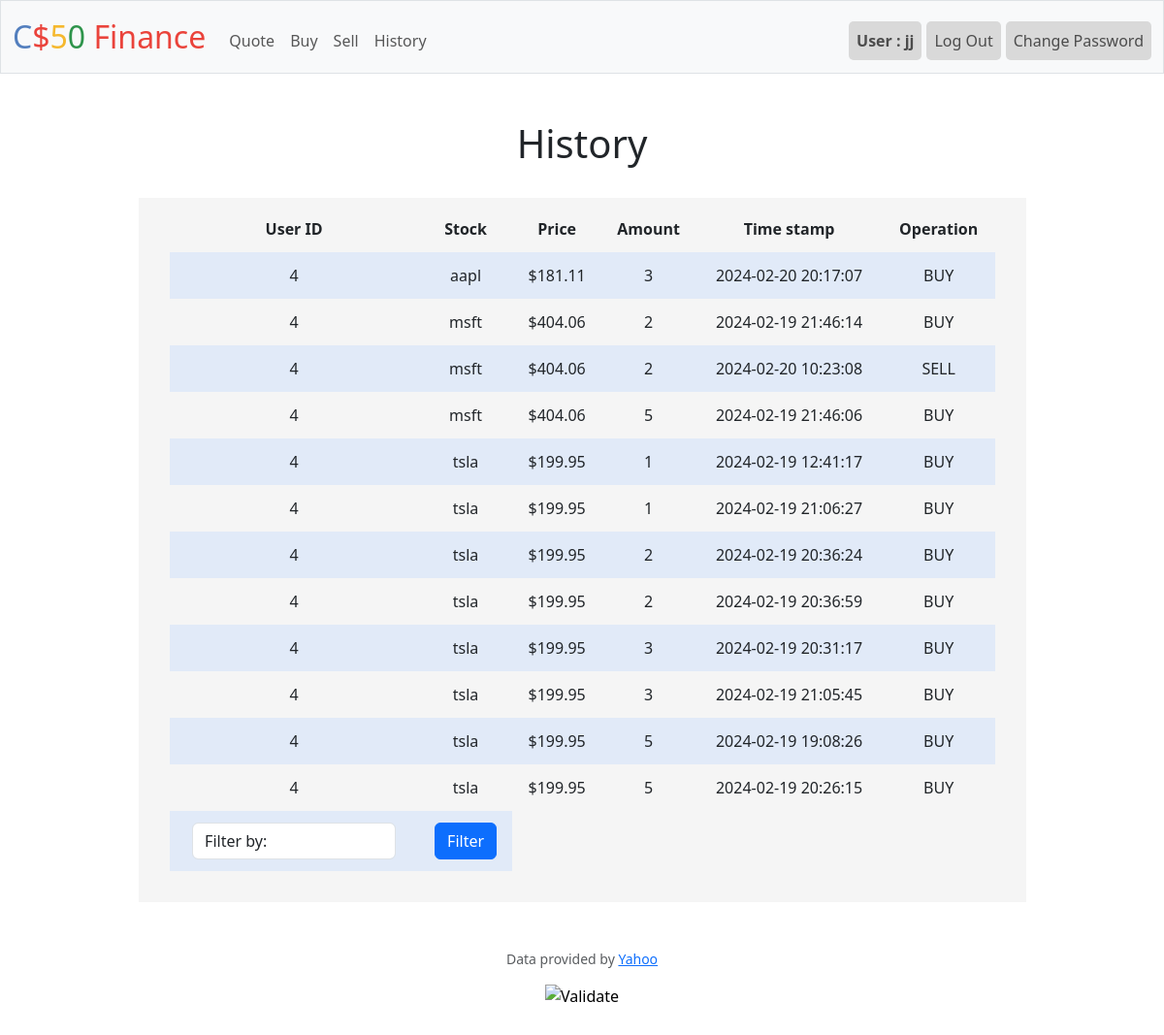
Screenshot of /history (signed in) with the database file from the repository.
### tables this page shows
CREATE TABLE buy(user_id integer not null, symbol text not null, price numeric not null, amount integer not null,timestamp datetime default current_timestamp, operation text default BUY);

### app.py (the view)
@app.route("/history")
@login_required
def history():
    union = db.execute("select * from buy where user_id = ? union select * from sell where user_id = ?",session["user_id"],session["user_id"])
    return render_template("history.html",union=union)

### app.py (called while the page is built)
@app.after_request
def after_request(response):
    response.headers["Cache-Control"] = "no-cache, no-store, must-revalidate"
    response.headers["Expires"] = 0
    response.headers["Pragma"] = "no-cache"
    return response

### helpers.py (called while the page is built)
def login_required(f):
    @wraps(f)
    def decorated_function(*args, **kwargs):
        if session.get("user_id") is None:
            return redirect("/login")
        return f(*args, **kwargs)
    return decorated_function

def usd(value):
    return f"${value:,.2f}"

### templates/history.html (shortened to what this page needs)
{% extends "layout.html" %}
{% block main %}
<h1>History</h1><br>
<div class="container">
<div class="section">
    <table>
        <thead>
            <tr>
                <th>User ID</th>
                <th>Stock</th>
                <th>Price</th>
                <th>Amount</th>
                <th>Time stamp</th>
                <th>Operation</th>
            </tr>
        </thead>
        <tbody>
            {% for stock in union %}
            <tr >
                <td>{{stock["user_id"]}}</td>
                <td>
                    {{ stock["symbol"] }}
                </td>
                <td>
                    {{ stock["price"] | usd}}
                </td>
                <td>
                    {{stock["amount"] }}
                </td>
                <td>
                    {{stock["timestamp"]}}
                </td>
                <td>
                    {{stock["operation"]}}
                </td>
                </tr>
            {% endfor %}
            <tr>
                <form action="/filter" method="post">
                        <td><select class="form-control mx-auto " name="symbol" style="width:210px" >
                            <option selected disabled value="">Filter by:</option>
                        </select></td>
                    <td>
                    <button class="btn btn-primary" type="submit">Filter</button>
                </td>
                </form>
            </tr>
        </tbody>
    </table>
</div>
</div>
{% endblock %}

### templates/layout.html (shortened to what this page needs)
<!DOCTYPE html>
<html lang="en">
    <head>
        <link href="https://cdn.jsdelivr.net/npm/bootstrap@5.3.2/dist/css/bootstrap.min.css" rel="stylesheet">
        <link href="/static/styles.css" rel="stylesheet">
    </head>
    <body>
        <nav class="bg-light border navbar navbar-expand-md navbar-light">
            <div class="container-fluid">
                <a class="navbar-brand" href="/"><span class="blue">C</span><span class="red">$</span><span class="yellow">5</span><span class="green">0</span> <span class="red">Finance</span></a>
                <div class="collapse navbar-collapse" id="navbar">
                    {% if session["user_id"] %}
                        <ul class="navbar-nav me-auto mt-2">
                            <li class="nav-item"><a class="nav-link" href="/quote">Quote</a></li>
                            <li class="nav-item"><a class="nav-link" href="/buy">Buy</a></li>
                            <li class="nav-item"><a class="nav-link" href="/sell">Sell</a></li>
                            <li class="nav-item"><a class="nav-link" href="/history">History</a></li>
                        </ul>
                        <ul class="navbar-nav ms-auto mt-2">
                            <b><li class="nav-item it"><a class="nav-link" href="#">User : {{session["user_name"]}}</a></li></b>
                            <li class="nav-item it"><a class="nav-link" href="/logout">Log Out</a></li>
                            <li class="nav-item it"><a class="nav-link" href="/changePassword">Change Password</a></li>
                        </ul>
                    {% else %}
                        <ul class="navbar-nav ms-auto mt-2">
                            <li class="nav-item"><a class="nav-link" href="/register">Register</a></li>
                            <li class="nav-item"><a class="nav-link" href="/login">Log In</a></li>
                        </ul>
                    {% endif %}
                </div>
            </div>
        </nav>
        <main class="container py-5 text-center">
            {% block main %}{% endblock %}
        </main>
        <footer class="mb-5">
            <p class="mb-3 small text-center text-muted">
                Data provided by <a href="https://finance.yahoo.com/">Yahoo</a>
            </p>
            <form action="https://validator.w3.org/check" class="text-center" enctype="multipart/form-data" method="post" target="_blank">
                <input alt="Validate" src="/static/I_heart_validator.png" type="image">
            </form>
        </footer>
    </body>
</html>

### static/styles.css (style rules this page uses)
nav .navbar-brand { font-size: xx-large; }
.it { background-color: #d9d9d9; margin-left:5px; color:black; border-radius:5px; }
nav .navbar-brand .blue { color: #537fbe; }
nav .navbar-brand .red { color: #ea433b; }
nav .navbar-brand .yellow { color: #f5b82e; }
nav .navbar-brand .green { color: #2e944b; }
.container { margin-left: auto; margin-right: auto; padding-left: 15px; padding-right: 15px; text-align: center; width: 90%; }
.section { padding-bottom: 1rem; padding-left: 2rem; padding-right: 2rem; padding-top: 0.5rem; background-color: #f5f5f5; }
table { background-color: transparent; margin-bottom: 1rem; width: 100%; }
table th, table td { padding: 0.75rem; vertical-align: middle; }
tbody tr:nth-of-type(odd) { background-color: rgb(179, 208, 255, 0.3) }

### rows the page displays
buy: user_id "4", symbol "aapl", price "$181.11", amount "3", timestamp "2024-02-20 20:17:07", operation "BUY"
buy: user_id "4", symbol "msft", price "$404.06", amount "2", timestamp "2024-02-19 21:46:14", operation "BUY"
buy: user_id "4", symbol "msft", price "$404.06", amount "5", timestamp "2024-02-19 21:46:06", operation "BUY"
buy: user_id "4", symbol "tsla", price "$199.95", amount "1", timestamp "2024-02-19 12:41:17", operation "BUY"
buy: user_id "4", symbol "tsla", price "$199.95", amount "1", timestamp "2024-02-19 21:06:27", operation "BUY"
buy: user_id "4", symbol "tsla", price "$199.95", amount "2", timestamp "2024-02-19 20:36:24", operation "BUY"
buy: user_id "4", symbol "tsla", price "$199.95", amount "2", timestamp "2024-02-19 20:36:59", operation "BUY"
buy: user_id "4", symbol "tsla", price "$199.95", amount "3", timestamp "2024-02-19 20:31:17", operation "BUY"
buy: user_id "4", symbol "tsla", price "$199.95", amount "3", timestamp "2024-02-19 21:05:45", operation "BUY"
buy: user_id "4", symbol "tsla", price "$199.95", amount "5", timestamp "2024-02-19 19:08:26", operation "BUY"
buy: user_id "4", symbol "tsla", price "$199.95", amount "5", timestamp "2024-02-19 20:26:15", operation "BUY"

### other values shown
{{ session["user_name"] }} "jj"
{{ stock["user_id"] }} "4"
{{ stock["symbol"] }} "msft"
{{ stock["price"] | usd }} "$404.06"
{{ stock["amount"] }} "2"
{{ stock["timestamp"] }} "2024-02-20 10:23:08"
{{ stock["operation"] }} "SELL"
